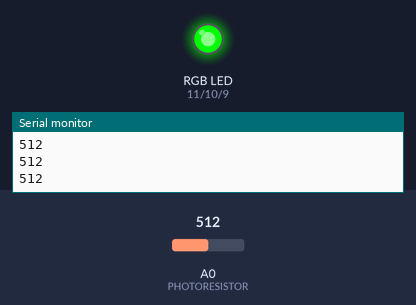
This sketch was run on a simulated Arduino Uno, built with avr-gcc and run on an emulated ATmega328P. On the bench: an RGB LED mixed from three pins (HIGH = lit), the last lines printed to the serial monitor. The test bench sets the inputs (shaded band); at power-on: A0 (PHOTORESISTOR) = 512.

Above: at 1.3 s.
1.4 s: A0 (PHOTORESISTOR) set to 218
3.2 s: A0 (PHOTORESISTOR) set to 192
At 5.0 s:
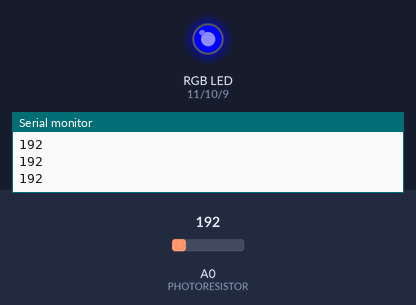
5.5 s: A0 (PHOTORESISTOR) set to 104
7.2 s: A0 (PHOTORESISTOR) set to 94
At 9.2 s:
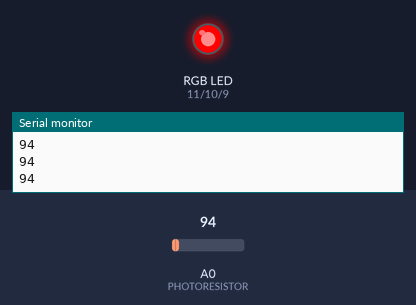
9.5 s: A0 (PHOTORESISTOR) set to 110
At 10.9 s:
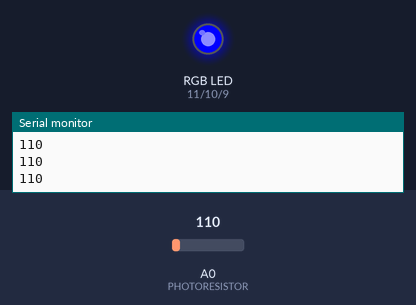
11.5 s: A0 (PHOTORESISTOR) set to 90
At 12.4 s:
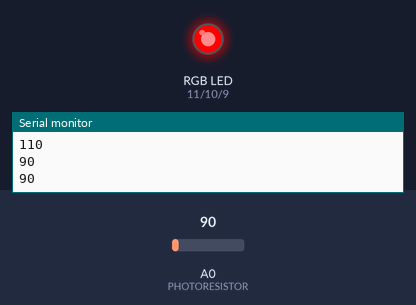
Timing chart, 0 to 14.5 s (numbered marks = the images above; inputs shaded):
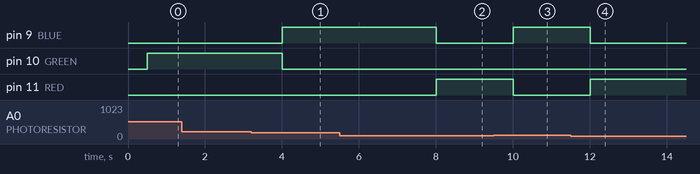

Measured:
- the behaviour switches between 200 and 199 on A0 (PHOTORESISTOR) (found by bisection; images 0 and 1)
- the behaviour switches between 100 and 99 on A0 (PHOTORESISTOR) (found by bisection; images 1 and 2)
- after the input at 3.2 s, pin 9 (BLUE): LOW → HIGH after 0.80 s; pin 10 (GREEN): HIGH → LOW after 0.80 s
- after the input at 7.2 s, pin 9 (BLUE): HIGH → LOW after 0.81 s; pin 11 (RED): LOW → HIGH after 0.81 s
- after the input at 9.5 s, pin 9 (BLUE): LOW → HIGH after 0.51 s; pin 11 (RED): HIGH → LOW after 0.51 s
- after the input at 11.5 s, pin 9 (BLUE): HIGH → LOW after 0.51 s; pin 11 (RED): LOW → HIGH after 0.51 s

The sketch:

light_sensor.ino
```cpp
// SIMPLE LIGHT SENSOR - By Mitchell Saremba
// Uses a photoresistor and voltage divider to detect light, and displays a colour on an RGB LED based on current state of my room light.
// The lamp next to my desk has three states - off, half on, full on. So the loop conditions are set to coordinate with the ranges of values observed during each separate state

const int RED = 11;
const int GREEN = 10;
const int BLUE = 9;

const int PHOTORESISTOR = 0;
int val = 0; // to hold the changing value
int firstVal;

void setup() {
  Serial.begin(9600);
  pinMode(RED, OUTPUT);
  pinMode(GREEN, OUTPUT);
  pinMode(BLUE, OUTPUT);
}

void loop() {
  // put your main code here, to run repeatedly:
  val = analogRead(PHOTORESISTOR);
  Serial.println(val);
  delay(500);

  if (val < 100) {
    digitalWrite(RED, HIGH);
    digitalWrite(GREEN, LOW);
    digitalWrite(BLUE, LOW);
  } else if (val >= 100 && val < 200) {
    digitalWrite(RED, LOW);
    digitalWrite(GREEN, LOW);
    digitalWrite(BLUE, HIGH);
  } else if (val >= 200) {
    digitalWrite(RED, LOW);
    digitalWrite(GREEN, HIGH);
    digitalWrite(BLUE, LOW);
  }
}
```
